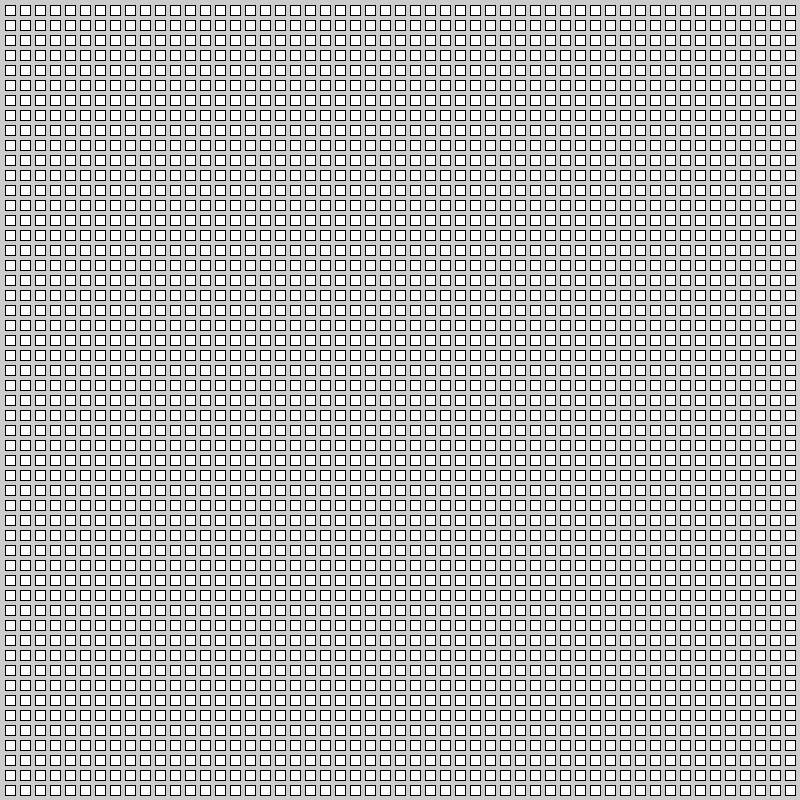
Frame 1 (no input)
Frame 60 (the mouse pressed at the canvas centre just before this capture): identical to frame 1, image omitted
Frame 120 (the mouse held since frame 60 and released just before this capture): identical to frame 1, image omitted

The Processing sketch that drew this single still picture (run headless with seeded random() and noise(); from frame 60 on, the mouse is pressed at the canvas centre):

// Processing sketch: processing_184425
// ── processing_184425.pde




void setup() {

size(800,800);

}


void draw() {
 
for(int i = 10; i<800; i=i+15) { // Sets inicial squares location on the x axis to 10, and then to increase by 15 until reaching 800
 for(int j= 10; j<800; j=j+15) { // Sets inicial squares location on the y axis to 10, and then to increase by 15 until reaching 800
   rectMode(CENTER); //Sets rectangle mode to center
    rect(i,j,10,10); // Uses growing integers i and j as x and y coordinates, as well as sets the size of each square to 10,10
 }
}
}  
